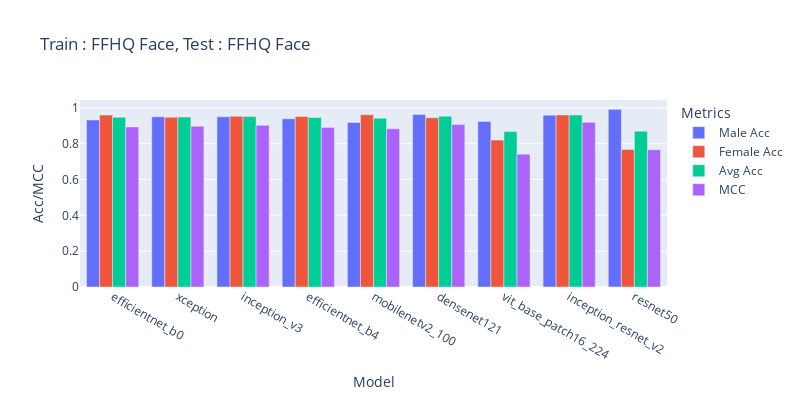

Source (notebook cell):
### Code cell
import plotly.express as px
import pandas as pd

df = pd.read_csv('/home/sreeraj/lab/nsf/final_eval/results/across_model_ffhq_face_gender.csv',)
fig = px.bar(df, x='Model', y=['Male Acc', 'Female Acc', 'Avg Acc', 'MCC'], title='Train : FFHQ Face, Test : FFHQ Face', barmode='group', labels={'value': 'Acc/MCC', 'variable': 'Metrics'},width=800, height=400)
fig.show()

### Figure 1 — Plotly figure (JSON) as saved in the notebook; plotly's stock layout.template omitted (floating-point values rounded to 4 significant figures)
{"data": [{"alignmentgroup": "True", "hovertemplate": "Metrics=Male Acc<br>Model=%{x}<br>Acc/MCC=%{y}<extra></extra>", "legendgroup": "Male Acc", "marker": {"color": "#636efa", "pattern": {"shape": ""}}, "name": "Male Acc", "offsetgroup": "Male Acc", "orientation": "v", "showlegend": true, "textposition": "auto", "type": "bar", "x": ["efficientnet_b0", "xception", "inception_v3", "efficientnet_b4", "mobilenetv2_100", "densenet121", "vit_base_patch16_224", "inception_resnet_v2", "resnet50"], "xaxis": "x", "y": [0.9319, 0.9503, 0.95, 0.9391, 0.9185, 0.9634, 0.9238, 0.9591, 0.9916], "yaxis": "y"}, {"alignmentgroup": "True", "hovertemplate": "Metrics=Female Acc<br>Model=%{x}<br>Acc/MCC=%{y}<extra></extra>", "legendgroup": "Female Acc", "marker": {"color": "#EF553B", "pattern": {"shape": ""}}, "name": "Female Acc", "offsetgroup": "Female Acc", "orientation": "v", "showlegend": true, "textposition": "auto", "type": "bar", "x": ["efficientnet_b0", "xception", "inception_v3", "efficientnet_b4", "mobilenetv2_100", "densenet121", "vit_base_patch16_224", "inception_resnet_v2", "resnet50"], "xaxis": "x", "y": [0.9597, 0.9476, 0.9526, 0.9516, 0.9616, 0.9447, 0.82, 0.9605, 0.7673], "yaxis": "y"}, {"alignmentgroup": "True", "hovertemplate": "Metrics=Avg Acc<br>Model=%{x}<br>Acc/MCC=%{y}<extra></extra>", "legendgroup": "Avg Acc", "marker": {"color": "#00cc96", "pattern": {"shape": ""}}, "name": "Avg Acc", "offsetgroup": "Avg Acc", "orientation": "v", "showlegend": true, "textposition": "auto", "type": "bar", "x": ["efficientnet_b0", "xception", "inception_v3", "efficientnet_b4", "mobilenetv2_100", "densenet121", "vit_base_patch16_224", "inception_resnet_v2", "resnet50"], "xaxis": "x", "y": [0.947, 0.9489, 0.9514, 0.9459, 0.9419, 0.9533, 0.8674, 0.9599, 0.8699], "yaxis": "y"}, {"alignmentgroup": "True", "hovertemplate": "Metrics=MCC<br>Model=%{x}<br>Acc/MCC=%{y}<extra></extra>", "legendgroup": "MCC", "marker": {"color": "#ab63fa", "pattern": {"shape": ""}}, "name": "MCC", "offsetgroup": "MCC", "orientation": "v", "showlegend": true, "textposition": "auto", "type": "bar", "x": ["efficientnet_b0", "xception", "inception_v3", "efficientnet_b4", "mobilenetv2_100", "densenet121", "vit_base_patch16_224", "inception_resnet_v2", "resnet50"], "xaxis": "x", "y": [0.8932, 0.8971, 0.9022, 0.8909, 0.883, 0.9064, 0.7416, 0.9192, 0.7659], "yaxis": "y"}], "layout": {"barmode": "group", "height": 400, "legend": {"title": {"text": "Metrics"}, "tracegroupgap": 0}, "title": {"text": "Train : FFHQ Face, Test : FFHQ Face"}, "width": 800, "xaxis": {"anchor": "y", "domain": [0, 1], "title": {"text": "Model"}}, "yaxis": {"anchor": "x", "domain": [0, 1], "title": {"text": "Acc/MCC"}}}}
